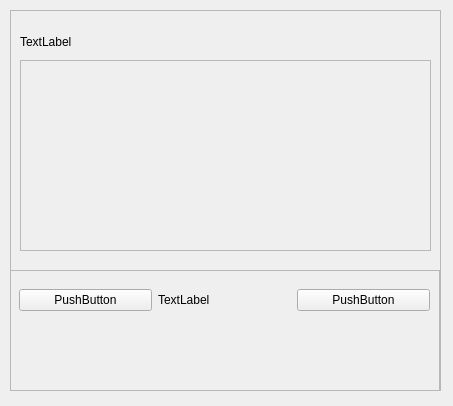
<?xml version="1.0" encoding="UTF-8"?>
<ui version="4.0">
 <class>Form</class>
 <widget class="QWidget" name="Form">
  <property name="geometry">
   <rect>
    <x>0</x>
    <y>0</y>
    <width>453</width>
    <height>406</height>
   </rect>
  </property>
  <property name="windowTitle">
   <string>Form</string>
  </property>
  <widget class="QFrame" name="frame">
   <property name="geometry">
    <rect>
     <x>10</x>
     <y>10</y>
     <width>431</width>
     <height>381</height>
    </rect>
   </property>
   <property name="frameShape">
    <enum>QFrame::StyledPanel</enum>
   </property>
   <property name="frameShadow">
    <enum>QFrame::Raised</enum>
   </property>
   <widget class="QFrame" name="frame_2">
    <property name="geometry">
     <rect>
      <x>-1</x>
      <y>260</y>
      <width>431</width>
      <height>121</height>
     </rect>
    </property>
    <property name="frameShape">
     <enum>QFrame::StyledPanel</enum>
    </property>
    <property name="frameShadow">
     <enum>QFrame::Raised</enum>
    </property>
    <widget class="QWidget" name="gridLayoutWidget">
     <property name="geometry">
      <rect>
       <x>10</x>
       <y>10</y>
       <width>411</width>
       <height>41</height>
      </rect>
     </property>
     <layout class="QGridLayout" name="gridLayout">
      <item row="0" column="0">
       <widget class="QPushButton" name="pushButton">
        <property name="text">
         <string>PushButton</string>
        </property>
       </widget>
      </item>
      <item row="0" column="2">
       <widget class="QPushButton" name="pushButton_2">
        <property name="text">
         <string>PushButton</string>
        </property>
       </widget>
      </item>
      <item row="0" column="1">
       <widget class="QLabel" name="label_2">
        <property name="text">
         <string>TextLabel</string>
        </property>
       </widget>
      </item>
     </layout>
    </widget>
   </widget>
   <widget class="QScrollArea" name="scrollArea">
    <property name="geometry">
     <rect>
      <x>10</x>
      <y>50</y>
      <width>411</width>
      <height>191</height>
     </rect>
    </property>
    <property name="widgetResizable">
     <bool>true</bool>
    </property>
    <widget class="QWidget" name="scrollAreaWidgetContents">
     <property name="geometry">
      <rect>
       <x>0</x>
       <y>0</y>
       <width>409</width>
       <height>189</height>
      </rect>
     </property>
    </widget>
   </widget>
   <widget class="QLabel" name="label">
    <property name="geometry">
     <rect>
      <x>10</x>
      <y>16</y>
      <width>411</width>
      <height>31</height>
     </rect>
    </property>
    <property name="text">
     <string>TextLabel</string>
    </property>
   </widget>
  </widget>
 </widget>
 <resources/>
 <connections/>
</ui>
